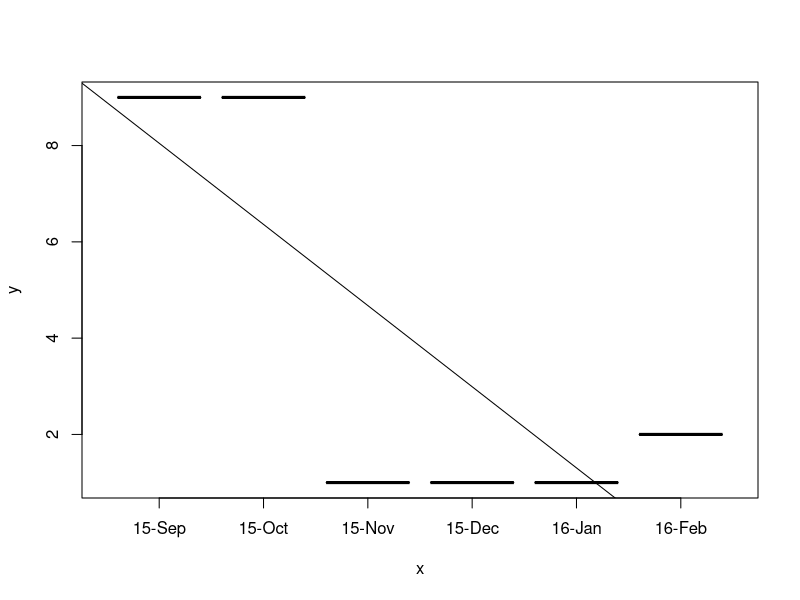
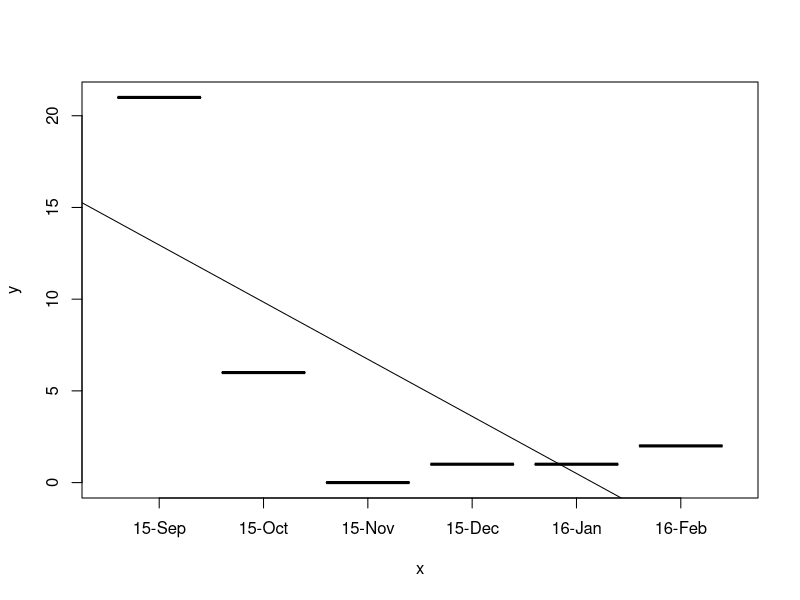
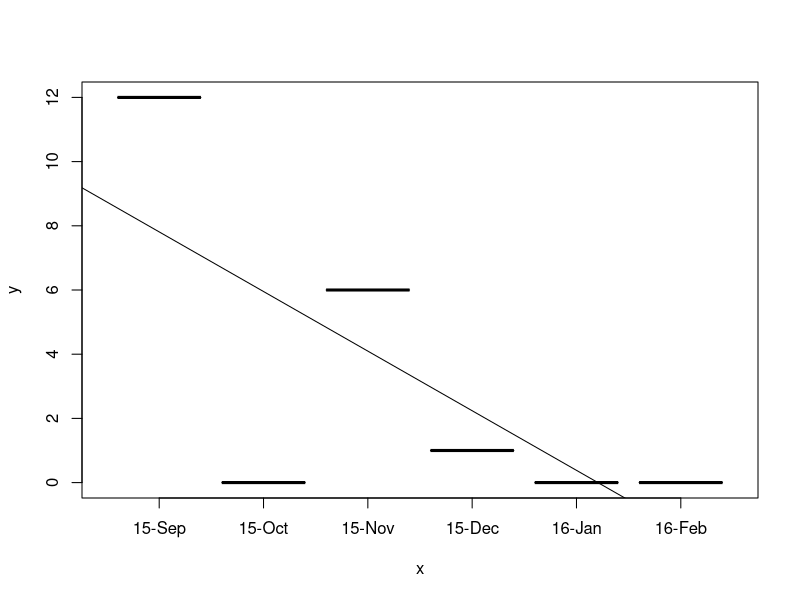
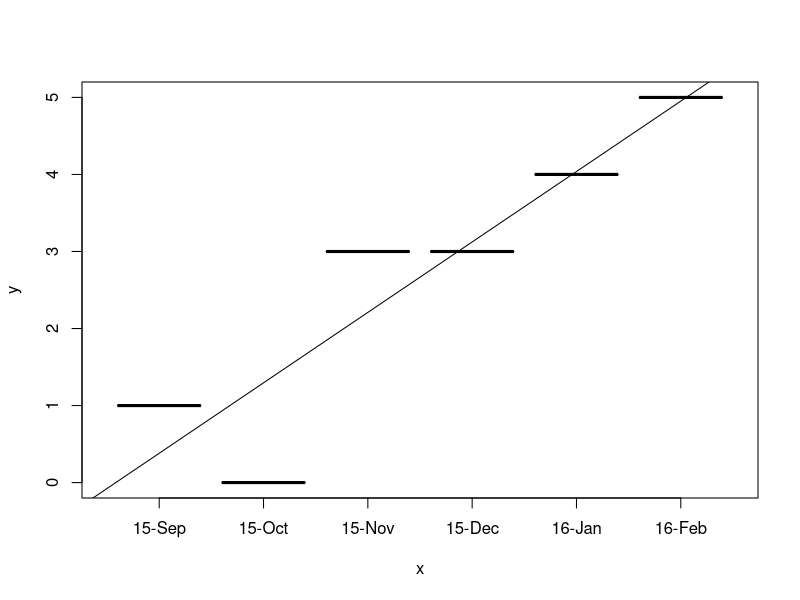

Write the R code that produced these figures, in order. (Note: this script raises an error after producing the figures.)

#import dataset
Scatter <- read.csv('SampleTickets.txt',header =TRUE, sep ='\t')

#View (Scatter)

Scatter$Month.Year..Ticket.Created.= factor(Scatter$Month.Year..Ticket.Created.,levels(as.factor(Scatter$Month.Year..Ticket.Created.))[c(4,3,2,1,6,5)]) #Reset Levels Ordering

Scatter<-Scatter[is.na(Scatter$Month.Year..Ticket.Created.)==0,] #ensure there are no blanks for that column under Month.Year..Created.

#Scatter<-Scatter[Scatter$Product.!="-",] #Filtered out empty entries
#Scatter<-Scatter[Scatter$Product.!="",]


temp<-unique(as.character(Scatter$Product.)) #Get unique list of product names

t<-unique(as.character(Scatter$Month.Year..Ticket.Created.))    #Set up unique months


c<- list()

for(i in 1:length(t))   # start of a for loop
{
  c<-c(c,rep(t[i],length(temp)))
  i<-i+1
}

z<-sapply(c, function(x){as.character(x[1])})     #Transpose the data

s<-as.data.frame(cbind(rep(temp,length(t)),z))      #Coerce into a data frame
names(s)[1]<-"Product"                              #Set names to columns
names(s)[2]<-"Month"

s$link<- paste(s$Product,s$Month)
#View(s)

Scatter$link<-paste(Scatter$Product.,as.character(Scatter$Month.Year..Ticket.Created.))
unique(s$link)
unique(Scatter$link)



final<- merge(s,Scatter,by.x="link",by.y="link",all.x=TRUE)
#View(final)
final[1,]
names(final)
f<-cbind(final[2:3],final[8])

names(f)



#f$Product = factor (f$Product, levels(f$Product)[c(2:5,8:10,1,14:15,6:7,20,11:13,16:19)]) #factoring of products
names(f)[3] <- "Total"
#names(f)[1]<-"Product"
#names(f)[2]<-"Month"

f<-aggregate(f$Total,by=list(f$Product,f$Month),FUN = "sum")                   #Aggregating the data set
names(f)[3] <- "Total"
names(f)[1]<-"Product"
names(f)[2]<-"Month"

unique(f$Product)

for (i in 1:length(f$Total))
{
  if(is.na(f$Total[i])==1)
    f$Total[i]<-0
  i<-i+1
}


# add as.factor
f$Month <- as.factor(f$Month)
f$Month <- factor(f$Month,levels(f$Month)[c(4,3,2,1,6,5)])           #factoring of months



a<- list()                                  #Set empty lists as buckets to store and differentiate good and bad trends
b<- list()

for (i in 1:length(temp))                   #Iteration thru each product to get the best fit line
{
  h<-f[f$Product==temp[i],]
  plot(h$Month,h$Total)
  if(mean(h$Total)< 1)          #Average less than 0.5 CIRTs is considered good, move on to next item
  {
    a <- c(a,temp[i])
    next
  }
  h$Month <- as.numeric (h$Month)
  abline(c<-lm(h$"Total" ~h$Month,na.action=na.omit))           #determine the sign of the slope
  print (coef(c)[2])                                            #retrieve it
  if(coef(c)[2] < 0)                                            #different signs of the slope will be mapped to different buckets
  {
    a<-c(a,temp[i])}
  else{
    b<-c (b,temp[i])
  }
}

v<-sapply(a, function(x){as.character(x[1])})                         #transpose the data
u<-sapply(b, function(x){as.character(x[1])})

#plot
xyplot(f$"Total"~f$Month|f$Product, data = f,
       panel = function (x,y,subscripts){ panel.xyplot(x,y, pch =21, fill ="blue", col = "black")
         colors <- c(rep("green",length(a)),rep("red",length(b)))
         product <- c(v,u)
         cur.product <- f$Product[subscripts][1]
         panel.lmline(x,y,lwd =2, col = colors[product == cur.product])
       },
       main="CIRT Distribution by Product and Month",
       ylab="CIRT Count", xlab="Month of Occurrence", scales=list(x = list(rel="free",rot = 45),y=list(at = seq (from =0, to =50,by= 5)))
)




